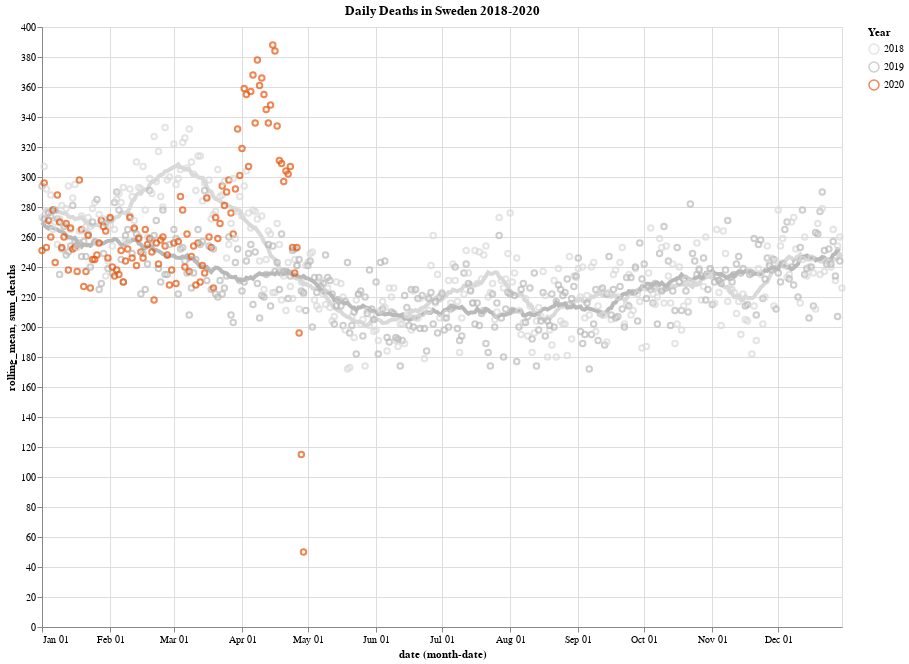

The cell this chart's notebook holds for it:
### Code cell
df=source[source.date.notna()]

last_date_for_mean_calculation = str(df.date.max() - pd.Timedelta('7d'))
current = f'year(datum.date) == 2020 & datetime(datum.date) < datetime("{last_date_for_mean_calculation}")'
history_2019 = 'year(datum.date) == 2019'
history_2018 = 'year(datum.date) == 2018'

base = alt.Chart(
    df,
    height=600,
    width=800,
    title="Daily Deaths in Sweden 2018-2020"
).transform_aggregate(
    sum_deaths='sum(deaths)',
    groupby=['date']
).encode(
    x='monthdate(date)',
    color=alt.Color('year(date):N', title='Year', scale=alt.Scale(range=['#d9d9d9', '#b9b9b9', '#e6550d']))
)

points = base.mark_point().encode(
    y='sum_deaths:Q',
)

# https://vega.github.io/vega/docs/expressions/#datetime-functions
def plot_mean(time_filter):
    mean = base.transform_filter(
        time_filter
    ).transform_window(
        rolling_mean='mean(sum_deaths)',
        frame=[-10, 10]
    ).mark_line(
        size=4
    ).encode(
        y=alt.Y('rolling_mean:Q'),
    )

    return mean

chart = plot_mean(history_2018) + plot_mean(history_2019) + points + plot_mean(current)
chart.save('charts/daily-deaths.html')
chart

### Figure 1 — Vega-Lite specification as saved in the notebook (floating-point values rounded to 4 significant figures; data arrays with more than 128 entries replaced by an {"elided": "..."} marker saying what was removed)
{"config": {"view": {"continuousWidth": 400, "continuousHeight": 300}}, "layer": [{"mark": {"type": "line", "size": 4}, "encoding": {"color": {"type": "nominal", "field": "date", "scale": {"range": ["#d9d9d9", "#b9b9b9", "#e6550d"]}, "timeUnit": "year", "title": "Year"}, "x": {"type": "temporal", "field": "date", "timeUnit": "monthdate"}, "y": {"type": "quantitative", "field": "rolling_mean"}}, "height": 600, "title": "Daily Deaths in Sweden 2018-2020", "transform": [{"aggregate": [{"op": "sum", "field": "deaths", "as": "sum_deaths"}], "groupby": ["date"]}, {"filter": "year(datum.date) == 2018"}, {"window": [{"op": "mean", "field": "sum_deaths", "as": "rolling_mean"}], "frame": [-10, 10]}], "width": 800}, {"mark": {"type": "line", "size": 4}, "encoding": {"color": {"type": "nominal", "field": "date", "scale": {"range": ["#d9d9d9", "#b9b9b9", "#e6550d"]}, "timeUnit": "year", "title": "Year"}, "x": {"type": "temporal", "field": "date", "timeUnit": "monthdate"}, "y": {"type": "quantitative", "field": "rolling_mean"}}, "height": 600, "title": "Daily Deaths in Sweden 2018-2020", "transform": [{"aggregate": [{"op": "sum", "field": "deaths", "as": "sum_deaths"}], "groupby": ["date"]}, {"filter": "year(datum.date) == 2019"}, {"window": [{"op": "mean", "field": "sum_deaths", "as": "rolling_mean"}], "frame": [-10, 10]}], "width": 800}, {"mark": "point", "encoding": {"color": {"type": "nominal", "field": "date", "scale": {"range": ["#d9d9d9", "#b9b9b9", "#e6550d"]}, "timeUnit": "year", "title": "Year"}, "x": {"type": "temporal", "field": "date", "timeUnit": "monthdate"}, "y": {"type": "quantitative", "field": "sum_deaths"}}, "height": 600, "title": "Daily Deaths in Sweden 2018-2020", "transform": [{"aggregate": [{"op": "sum", "field": "deaths", "as": "sum_deaths"}], "groupby": ["date"]}], "width": 800}, {"mark": {"type": "line", "size": 4}, "encoding": {"color": {"type": "nominal", "field": "date", "scale": {"range": ["#d9d9d9", "#b9b9b9", "#e6550d"]}, "timeUnit": "year", "title": "Year"}, "x": {"type": "temporal", "field": "date", "timeUnit": "monthdate"}, "y": {"type": "quantitative", "field": "rolling_mean"}}, "height": 600, "title": "Daily Deaths in Sweden 2018-2020", "transform": [{"aggregate": [{"op": "sum", "field": "deaths", "as": "sum_deaths"}], "groupby": ["date"]}, {"filter": "year(datum.date) == 2020 & datetime(datum.date) < datetime(\"2020-04-22 00:00:00\")"}, {"window": [{"op": "mean", "field": "sum_deaths", "as": "rolling_mean"}], "frame": [-10, 10]}], "width": 800}], "data": {"name": "data-00df25455abb21fab274223ee6d7565b"}, "$schema": "https://vega.github.io/schema/vega-lite/v4.8.1.json", "datasets": {"data-00df25455abb21fab274223ee6d7565b": {"elided": "15535 records"}}}
